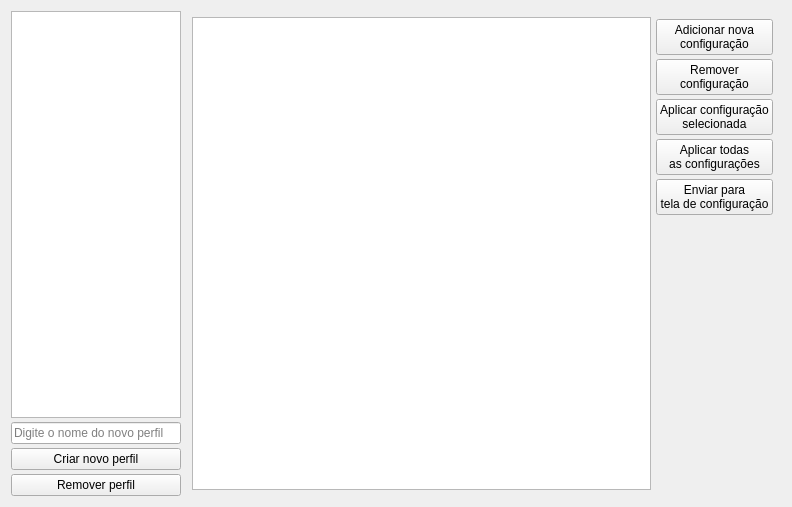
<?xml version="1.0" encoding="UTF-8"?>
<ui version="4.0">
 <class>gameProfileWidgetForm</class>
 <widget class="QWidget" name="gameProfileWidgetForm">
  <property name="geometry">
   <rect>
    <x>0</x>
    <y>0</y>
    <width>792</width>
    <height>507</height>
   </rect>
  </property>
  <property name="windowTitle">
   <string>Form</string>
  </property>
  <layout class="QGridLayout" name="gridLayout">
   <item row="0" column="0">
    <widget class="QWidget" name="gameProfileContainer" native="true">
     <layout class="QHBoxLayout" name="horizontalLayout" stretch="4,14">
      <property name="spacing">
       <number>5</number>
      </property>
      <property name="leftMargin">
       <number>0</number>
      </property>
      <property name="topMargin">
       <number>0</number>
      </property>
      <property name="rightMargin">
       <number>0</number>
      </property>
      <property name="bottomMargin">
       <number>0</number>
      </property>
      <item>
       <widget class="QWidget" name="gameProfileListContainer" native="true">
        <layout class="QVBoxLayout" name="verticalLayout">
         <property name="spacing">
          <number>4</number>
         </property>
         <property name="leftMargin">
          <number>0</number>
         </property>
         <property name="topMargin">
          <number>0</number>
         </property>
         <property name="rightMargin">
          <number>0</number>
         </property>
         <property name="bottomMargin">
          <number>0</number>
         </property>
         <item>
          <widget class="QListWidget" name="gameProfileList">
           <property name="resizeMode">
            <enum>QListView::ResizeMode::Adjust</enum>
           </property>
           <property name="spacing">
            <number>4</number>
           </property>
           <property name="viewMode">
            <enum>QListView::ViewMode::ListMode</enum>
           </property>
           <property name="uniformItemSizes">
            <bool>false</bool>
           </property>
          </widget>
         </item>
         <item>
          <widget class="QLineEdit" name="gameProfileLineEdit">
           <property name="text">
            <string/>
           </property>
           <property name="maxLength">
            <number>32</number>
           </property>
           <property name="placeholderText">
            <string>Digite o nome do novo perfil</string>
           </property>
          </widget>
         </item>
         <item>
          <widget class="QPushButton" name="newGameProfileButton">
           <property name="text">
            <string>Criar novo perfil</string>
           </property>
          </widget>
         </item>
         <item>
          <widget class="QPushButton" name="deleteGameProfileButton">
           <property name="text">
            <string>Remover perfil</string>
           </property>
          </widget>
         </item>
        </layout>
       </widget>
      </item>
      <item>
       <widget class="QWidget" name="controlContainer" native="true">
        <layout class="QHBoxLayout" name="horizontalLayout_2" stretch="2,0">
         <property name="spacing">
          <number>3</number>
         </property>
         <property name="leftMargin">
          <number>6</number>
         </property>
         <property name="topMargin">
          <number>6</number>
         </property>
         <property name="rightMargin">
          <number>6</number>
         </property>
         <property name="bottomMargin">
          <number>6</number>
         </property>
         <item>
          <widget class="QListWidget" name="cardListWidget">
           <property name="verticalScrollBarPolicy">
            <enum>Qt::ScrollBarPolicy::ScrollBarAlwaysOff</enum>
           </property>
           <property name="horizontalScrollBarPolicy">
            <enum>Qt::ScrollBarPolicy::ScrollBarAlwaysOff</enum>
           </property>
           <property name="flow">
            <enum>QListView::Flow::LeftToRight</enum>
           </property>
           <property name="resizeMode">
            <enum>QListView::ResizeMode::Adjust</enum>
           </property>
           <property name="spacing">
            <number>5</number>
           </property>
           <property name="viewMode">
            <enum>QListView::ViewMode::IconMode</enum>
           </property>
           <property name="uniformItemSizes">
            <bool>false</bool>
           </property>
          </widget>
         </item>
         <item>
          <widget class="QWidget" name="cardButtonContainer" native="true">
           <layout class="QVBoxLayout" name="verticalLayout_2" stretch="0,0,0,0,0,0">
            <property name="spacing">
             <number>4</number>
            </property>
            <property name="leftMargin">
             <number>2</number>
            </property>
            <property name="topMargin">
             <number>2</number>
            </property>
            <property name="rightMargin">
             <number>2</number>
            </property>
            <property name="bottomMargin">
             <number>2</number>
            </property>
            <item>
             <widget class="QPushButton" name="addNewCardButton">
              <property name="toolTip">
               <string comment="gameProfileHelper">Adicionar ultima configuração realizada na tela de configurações ao perfil</string>
              </property>
              <property name="text">
               <string>Adicionar nova
configuração</string>
              </property>
              <property name="autoDefault">
               <bool>false</bool>
              </property>
              <property name="default">
               <bool>false</bool>
              </property>
              <property name="flat">
               <bool>false</bool>
              </property>
             </widget>
            </item>
            <item>
             <widget class="QPushButton" name="deleteCardButton">
              <property name="toolTip">
               <string comment="gameProfileHelper">Remover configuração selecionada</string>
              </property>
              <property name="text">
               <string>Remover
configuração</string>
              </property>
             </widget>
            </item>
            <item>
             <widget class="QPushButton" name="applySelectedCardButton">
              <property name="toolTip">
               <string comment="gameProfileHelper">Aplicar confguração selecionada ao joystick</string>
              </property>
              <property name="text">
               <string>Aplicar configuração
selecionada</string>
              </property>
             </widget>
            </item>
            <item>
             <widget class="QPushButton" name="applyAllCardsButton">
              <property name="toolTip">
               <string comment="gameProfileHelper">Aplicar todas as configurações do perfil ao joystick</string>
              </property>
              <property name="text">
               <string>Aplicar todas
as configurações</string>
              </property>
             </widget>
            </item>
            <item>
             <widget class="QPushButton" name="sendToConfigScreenButton">
              <property name="toolTip">
               <string comment="gameProfileHelper">Enviar conguração selecionada para tela de configurações</string>
              </property>
              <property name="text">
               <string>Enviar para
tela de configuração</string>
              </property>
             </widget>
            </item>
            <item>
             <spacer name="verticalSpacer">
              <property name="orientation">
               <enum>Qt::Orientation::Vertical</enum>
              </property>
              <property name="sizeHint" stdset="0">
               <size>
                <width>20</width>
                <height>40</height>
               </size>
              </property>
             </spacer>
            </item>
           </layout>
          </widget>
         </item>
        </layout>
       </widget>
      </item>
     </layout>
    </widget>
   </item>
  </layout>
 </widget>
 <resources/>
 <connections/>
</ui>
